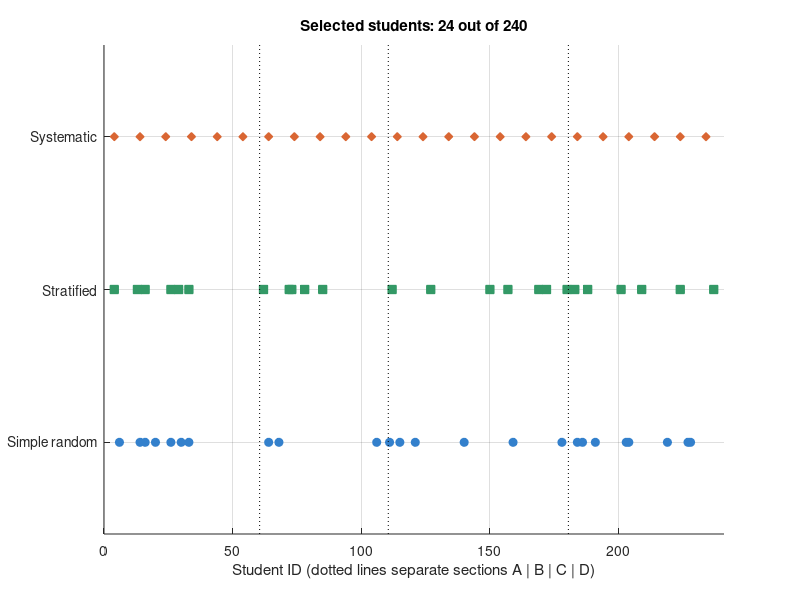

Here is the MATLAB script that generated this plot:
%% Question 2: Data Collection and Sampling
clc; clear; close all;
try, rng(1); catch, rand('twister', 1); end   % reproducible results

N        = 240;                  % population (students)
n        = 24;                   % sample size
sections = [60 50 70 60];        % sections A, B, C, D
names    = 'ABCD';

%% 1) Simple random sampling
srs = sort(randperm(N, n));
disp('Simple random sample (IDs):'); disp(srs);

%% 2) Stratified (proportional) sampling:  n_i = n * N_i / N
nh = n * sections / N;
fprintf('Proportional sizes (A,B,C,D) = %s  (total = %d)\n', num2str(nh), sum(nh));
last  = cumsum(sections);
first = [1, last(1:end-1) + 1];
strat = [];
for s = 1:4
    ids  = first(s):last(s);
    pick = sort(ids(randperm(numel(ids), nh(s))));
    fprintf('Section %c (IDs %3d-%3d) -> %d students: %s\n', names(s), first(s), last(s), nh(s), num2str(pick));
    strat = [strat pick];
end

%% 3) Systematic sampling:  k = N/n, random start (start = 4 as in the manual work)
k     = N / n;
start = 4;
sysS  = start:k:N;
fprintf('\nk = %d, start = %d -> %d students\n', k, start, numel(sysS)); disp(sysS);

%% Graph: where the three samples fall in the population 1..240
figure('Position', [100 100 1000 420]); hold on;
plot(srs,   1*ones(size(srs)),   'o', 'MarkerFaceColor', [0.2 0.5 0.8], 'MarkerEdgeColor', [0.2 0.5 0.8]);
plot(strat, 2*ones(size(strat)), 's', 'MarkerFaceColor', [0.2 0.6 0.4], 'MarkerEdgeColor', [0.2 0.6 0.4]);
plot(sysS,  3*ones(size(sysS)),  'd', 'MarkerFaceColor', [0.85 0.4 0.2], 'MarkerEdgeColor', [0.85 0.4 0.2]);
for b = last(1:end-1)+0.5, plot([b b], [0.4 3.6], 'k:'); end
set(gca, 'YTick', 1:3, 'YTickLabel', {'Simple random', 'Stratified', 'Systematic'});
ylim([0.4 3.6]); xlim([0 N+1]); grid on;
xlabel('Student ID (dotted lines separate sections A | B | C | D)');
title('Selected students: 24 out of 240');
print('-dpng', '-r130', 'images/Q2_sampling.png');
